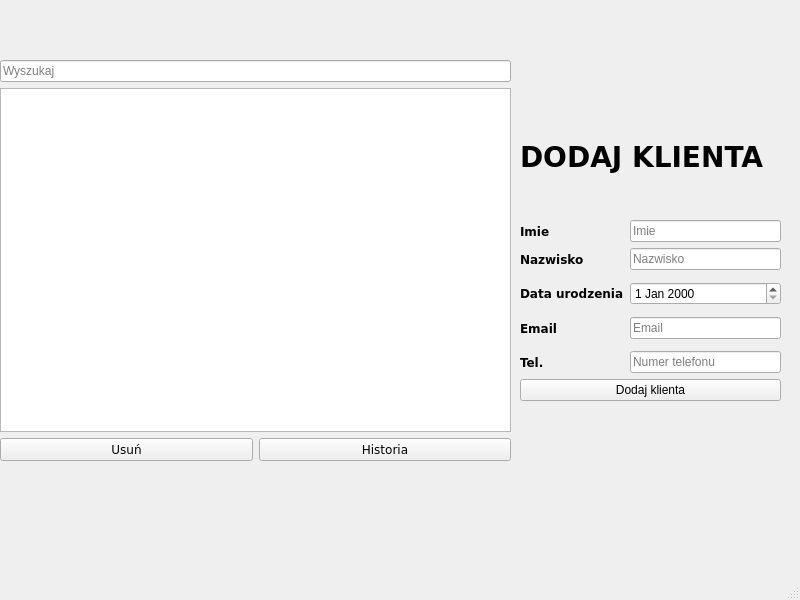
<?xml version="1.0" encoding="UTF-8"?>
<ui version="4.0">
 <class>Add_client</class>
 <widget class="QMainWindow" name="Add_client">
  <property name="geometry">
   <rect>
    <x>0</x>
    <y>0</y>
    <width>800</width>
    <height>600</height>
   </rect>
  </property>
  <property name="windowTitle">
   <string>LibSys</string>
  </property>
  <property name="windowIcon">
   <iconset theme="QIcon::ThemeIcon::UserAvailable"/>
  </property>
  <widget class="QWidget" name="centralwidget">
   <widget class="QWidget" name="">
    <property name="geometry">
     <rect>
      <x>520</x>
      <y>100</y>
      <width>261</width>
      <height>301</height>
     </rect>
    </property>
    <layout class="QVBoxLayout" name="verticalLayout_2">
     <item>
      <widget class="QLabel" name="label_6">
       <property name="font">
        <font>
         <family>Verdana</family>
         <pointsize>21</pointsize>
         <bold>true</bold>
        </font>
       </property>
       <property name="text">
        <string>DODAJ KLIENTA</string>
       </property>
      </widget>
     </item>
     <item>
      <layout class="QVBoxLayout" name="verticalLayout">
       <item>
        <layout class="QFormLayout" name="formLayout">
         <item row="3" column="0">
          <layout class="QHBoxLayout" name="horizontalLayout_2"/>
         </item>
         <item row="5" column="0">
          <layout class="QHBoxLayout" name="horizontalLayout_3"/>
         </item>
         <item row="6" column="0">
          <layout class="QHBoxLayout" name="horizontalLayout_4">
           <item>
            <widget class="QLabel" name="label">
             <property name="font">
              <font>
               <family>Verdana</family>
               <bold>true</bold>
              </font>
             </property>
             <property name="text">
              <string>Email</string>
             </property>
            </widget>
           </item>
          </layout>
         </item>
         <item row="7" column="0">
          <layout class="QHBoxLayout" name="horizontalLayout_5"/>
         </item>
         <item row="0" column="0">
          <layout class="QHBoxLayout" name="horizontalLayout">
           <item>
            <widget class="QLabel" name="label_2">
             <property name="font">
              <font>
               <family>Verdana</family>
               <bold>true</bold>
              </font>
             </property>
             <property name="text">
              <string>Imie</string>
             </property>
            </widget>
           </item>
          </layout>
         </item>
         <item row="0" column="1">
          <widget class="QLineEdit" name="client_first_name">
           <property name="placeholderText">
            <string>Imie</string>
           </property>
          </widget>
         </item>
         <item row="2" column="1">
          <widget class="QLineEdit" name="client_last_name">
           <property name="placeholderText">
            <string>Nazwisko</string>
           </property>
          </widget>
         </item>
         <item row="2" column="0">
          <widget class="QLabel" name="label_3">
           <property name="font">
            <font>
             <family>Verdana</family>
             <bold>true</bold>
            </font>
           </property>
           <property name="text">
            <string>Nazwisko</string>
           </property>
          </widget>
         </item>
         <item row="6" column="1">
          <widget class="QLineEdit" name="client_email">
           <property name="placeholderText">
            <string>Email</string>
           </property>
          </widget>
         </item>
         <item row="4" column="0">
          <widget class="QLabel" name="label_4">
           <property name="font">
            <font>
             <family>Verdana</family>
             <bold>true</bold>
            </font>
           </property>
           <property name="text">
            <string>Data urodzenia</string>
           </property>
          </widget>
         </item>
         <item row="4" column="1">
          <widget class="QDateEdit" name="client_date_of_birth"/>
         </item>
         <item row="8" column="0">
          <widget class="QLabel" name="label_5">
           <property name="font">
            <font>
             <family>Verdana</family>
             <bold>true</bold>
            </font>
           </property>
           <property name="text">
            <string>Tel.</string>
           </property>
          </widget>
         </item>
         <item row="8" column="1">
          <widget class="QLineEdit" name="client_phone">
           <property name="placeholderText">
            <string>Numer telefonu</string>
           </property>
          </widget>
         </item>
        </layout>
       </item>
       <item>
        <widget class="QPushButton" name="PushButton_add_client">
         <property name="text">
          <string>Dodaj klienta</string>
         </property>
        </widget>
       </item>
      </layout>
     </item>
    </layout>
   </widget>
   <widget class="QWidget" name="">
    <property name="geometry">
     <rect>
      <x>0</x>
      <y>60</y>
      <width>511</width>
      <height>401</height>
     </rect>
    </property>
    <layout class="QVBoxLayout" name="verticalLayout_4">
     <item>
      <widget class="QLineEdit" name="search_client_lineedit">
       <property name="placeholderText">
        <string>Wyszukaj</string>
       </property>
      </widget>
     </item>
     <item>
      <layout class="QVBoxLayout" name="verticalLayout_3">
       <item>
        <widget class="QTableView" name="client_table_view">
         <property name="font">
          <font>
           <family>Verdana</family>
          </font>
         </property>
        </widget>
       </item>
       <item>
        <layout class="QHBoxLayout" name="horizontalLayout_6">
         <item>
          <widget class="QPushButton" name="client_delete_button">
           <property name="font">
            <font>
             <family>Verdana</family>
            </font>
           </property>
           <property name="text">
            <string>Usuń</string>
           </property>
          </widget>
         </item>
         <item>
          <widget class="QPushButton" name="client_history_button">
           <property name="font">
            <font>
             <family>Verdana</family>
            </font>
           </property>
           <property name="text">
            <string>Historia</string>
           </property>
          </widget>
         </item>
        </layout>
       </item>
      </layout>
     </item>
    </layout>
   </widget>
  </widget>
  <widget class="QMenuBar" name="menubar">
   <property name="geometry">
    <rect>
     <x>0</x>
     <y>0</y>
     <width>800</width>
     <height>21</height>
    </rect>
   </property>
  </widget>
  <widget class="QStatusBar" name="statusbar"/>
 </widget>
 <resources/>
 <connections/>
</ui>
